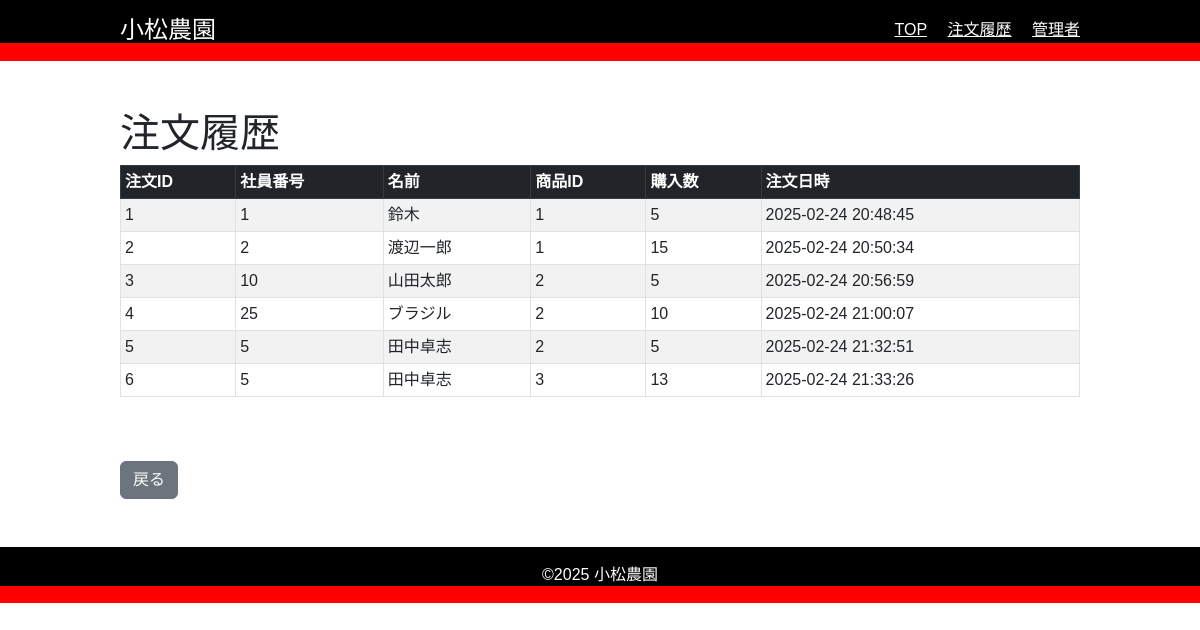
The page /orders on the database as committed earlier.
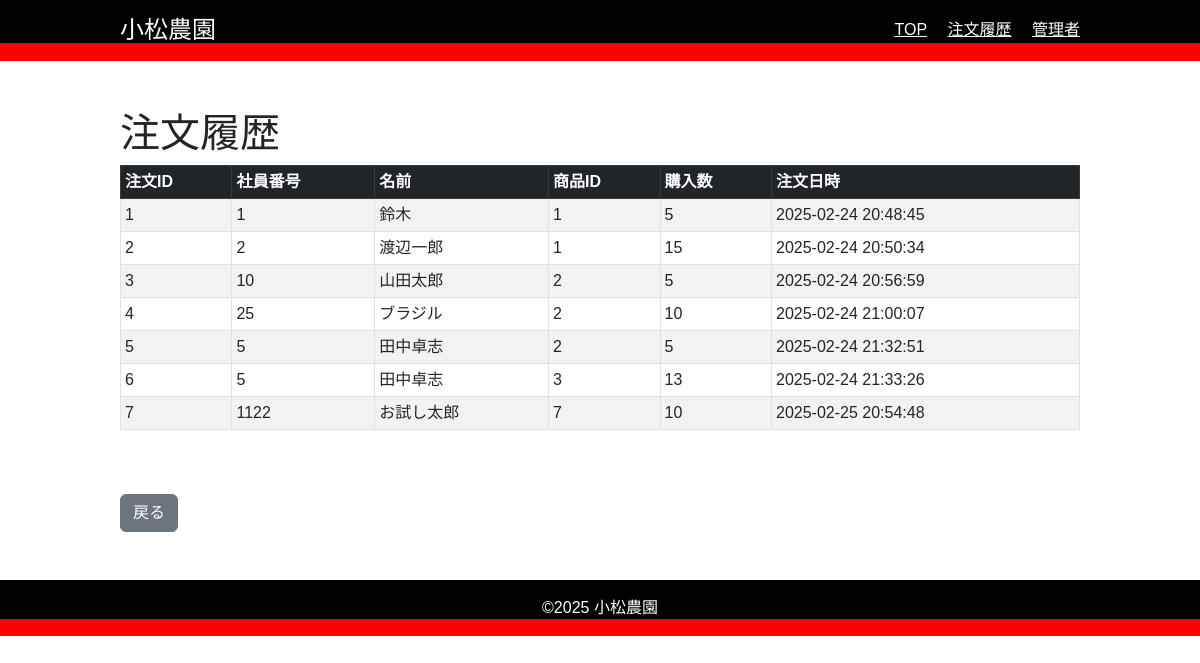
The same page on the database as committed later.
### app.py (models this page shows)
class Orders(db.Model):
    id = db.Column(db.Integer, primary_key=True)
    employee_id = db.Column(db.String(50), nullable=False)
    name = db.Column(db.String(100), nullable=False)
    vegetable_id = db.Column(db.Integer, db.ForeignKey('vegetables.id'), nullable=False)
    quantity = db.Column(db.Integer, nullable=False)
    order_date = db.Column(db.String(100), nullable=False)

### app.py (the view)
@app.route('/orders')
def order_history():
    orders = Orders.query.all()
    return render_template('orders.html', orders=orders)

### templates/orders.html (shortened to what this page needs)
<!DOCTYPE html>
<html lang="ja">
<head>
    <link href="https://cdn.jsdelivr.net/npm/bootstrap@5.3.0/dist/css/bootstrap.min.css" rel="stylesheet">
    <link rel="stylesheet" href="../static/style.css">
</head>
<body>
    <header class="header-footer text-white py-3">
        <div class="container-custom d-flex justify-content-between align-items-center">
            <h1 class="h4 mb-0">小松農園</h1>
            <nav>
                <a href="index.html" class="text-white me-3">TOP</a>
                <a href="order-history.html" class="text-white me-3">注文履歴</a>
                <a href="admin-settings.html" class="text-white">管理者</a>
            </nav>
        </div>
    </header>
    <div class="container-custom">
        <h1 class="text-start mt-5">注文履歴</h1>
        <div class="table-responsive">
            <table class="table table-striped table-bordered table-sm">
                <thead class="table-dark">
                    <tr>
                        <th>注文ID</th>
                        <th>社員番号</th>
                        <th>名前</th>
                        <th>商品ID</th>
                        <th>購入数</th>
                        <th>注文日時</th>
                    </tr>
                </thead>
                <tbody>
                    {% for order in orders %}
                    <tr>
                        <td>{{ order.id }}</td>
                        <td>{{ order.employee_id }}</td>
                        <td>{{ order.name }}</td>
                        <td>{{ order.vegetable_id }}</td>
                        <td>{{ order.quantity }}</td>
                        <td>{{ order.order_date }}</td>
                    </tr>
                    {% else %}
                    <tr>
                        <td colspan="6" class="text-center">注文履歴がありません。</td>
                    </tr>
                    {% endfor %}
                </tbody>
            </table>
        </div>
        <div class="mt-5">
            <a href="{{ url_for('index') }}" class="btn btn-secondary">戻る</a>
        </div>
    </div>
    <footer class="header-footer text-white text-center py-3 mt-5">
        <p class="mb-0">&copy;2025 小松農園</p>
    </footer>
</body>
</html>

### static/style.css (style rules this page uses)
body { font-family: Arial, sans-serif; margin: 0; padding: 0; }
.container-custom { max-width: 960px; margin: 0 auto; }

### static/header.css (style rules this page uses)
.header-footer { background: linear-gradient(to bottom, black 70%, red 30%); color: white; }

### static/layout.css (style rules this page uses)
.container-custom { max-width: 960px; margin: 0 auto; }

Rows that differ between the two databases and show on the page:
added Orders: id "7", employee_id "1122", name "お試し太郎", vegetable_id "7", quantity "10", order_date "2025-02-25 20:54:48"
